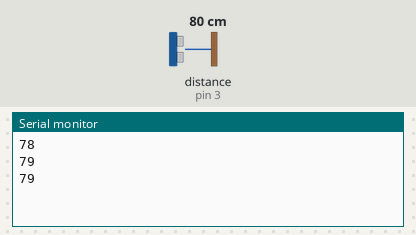
Simulated run of this sketch. Board: Arduino Uno, built with avr-gcc and run on an emulated ATmega328P. Shown: the last lines printed to the serial monitor. Wiring (inferred from the names in the program): ultrasonic range finder: trigger pin 2; echo pin 3. The test bench sets the inputs (shaded band); at power-on: distance to the obstacle (sensor on pin 3) 80 cm. The echo pulse lasts 58.3 µs per cm.

Above: at 1.3 s.
1.4 s: distance to the obstacle (sensor on pin 3) set to 2 cm
At 1.9 s:
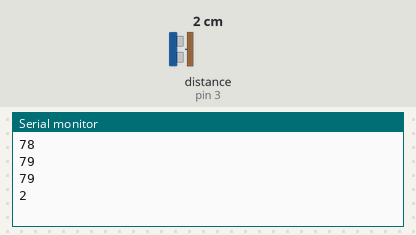
2.9 s: distance to the obstacle (sensor on pin 3) set to 4 cm
At 3.4 s:
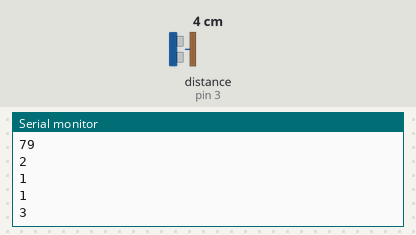
Timing chart, 0 to 5.9 s (numbered marks = the images above; inputs shaded):
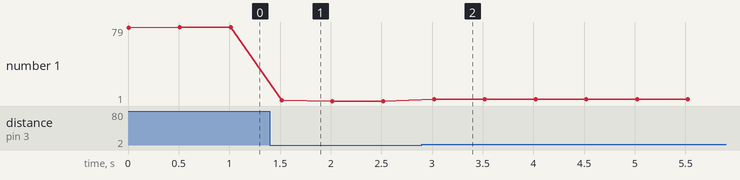

The sketch:

sketch_jan20b.ino
```cpp
#define trigPin 2                   // trigPin을 13으로 설정합니다.
#define echoPin 3                // echoPin을 12로 설정합니다.

void setup()

{

  Serial.begin (9600);              // 시리얼 모니터를 사용하기 위해 보드레이트를 9600으로 설정합니다.

  pinMode(trigPin, OUTPUT);   // trigPin 핀을 출력핀으로 설정합니다.

  pinMode(echoPin, INPUT);    // echoPin 핀을 입력핀으로 설정합니다.

}

void loop()

{

  long duration, distance;                   // 각 변수를 선언합니다.

  digitalWrite(trigPin, LOW);                 // trigPin에 LOW를 출력하고

  delayMicroseconds(2);                    // 2 마이크로초가 지나면

  digitalWrite(trigPin, HIGH);                // trigPin에 HIGH를 출력합니다.

  delayMicroseconds(10);                  // trigPin을 10마이크로초 동안 기다렸다가

  digitalWrite(trigPin, LOW);                // trigPin에 LOW를 출력합니다.

  duration = pulseIn(echoPin, HIGH);   // echoPin핀에서 펄스값을 받아옵니다.


/*

      trigPin핀에서 초음파를 발사하였고 그 초음파가 다시 돌아 올 때까지 기다립니다.

      만약 벽이나 장애물에 닿아서 다시 echoPin으로 돌아왔다면 그동안의 시간을 duration에 저장합니다.

  */


distance = duration * 17 / 1000;          //  duration을 연산하여 센싱한 거리값을 distance에 저장합니다.


  /*

     거리는 시간 * 속도입니다.

     속도는 음속으로 초당 340mm이므로 시간 * 340m이고 cm단위로 바꾸기 위해 34000cm로 변환합니다.

     시간 값이 저장된 duration은 마이크로초 단위로 저장되어 있어, 변환하기 위해 1000000을 나눠줍니다.

     그럼 시간 * 34000 / 1000000이라는 값이 나오고, 정리하여 거리 * 34 / 1000이 됩니다.

     하지만 시간은 장애물에 닿기까지와 돌아오기까지 총 두 번의 시간이 걸렸으므로 2를 나누어줍니다.

     그럼 시간 * 17 / 1000이라는 공식이 나옵니다.

  */
  if (distance >= 200 || distance <= 0)       // 거리가 200cm가 넘거나 0보다 작으면

  {
    Serial.println(5);   // 에러를 출력합니다.
  }

  else                                                    // 거리가 200cm가 넘지 않거나 0보다 작지 않으면
  {
    Serial.println(distance);                         // distance를 시리얼 모니터에 출력합니다.
    //Serial.println(" cm");                           // cm를 출력하고 줄을 넘깁니다.
                                                           // distance가 10이면 10 cm로 출력됩니다.
  }

  delay(500);                                         // 0.5초동안 기다립니다.


}
```

Measured:
- after the input at 1.4 s, the serial monitor: prints a new line after 0.12 s (image 1)
- after the input at 2.9 s, the serial monitor: prints a new line after 0.12 s (image 2)
- plotted number 1: 79 → 1 after the input at 1.4 s, 1 → 3 after the input at 2.9 s
